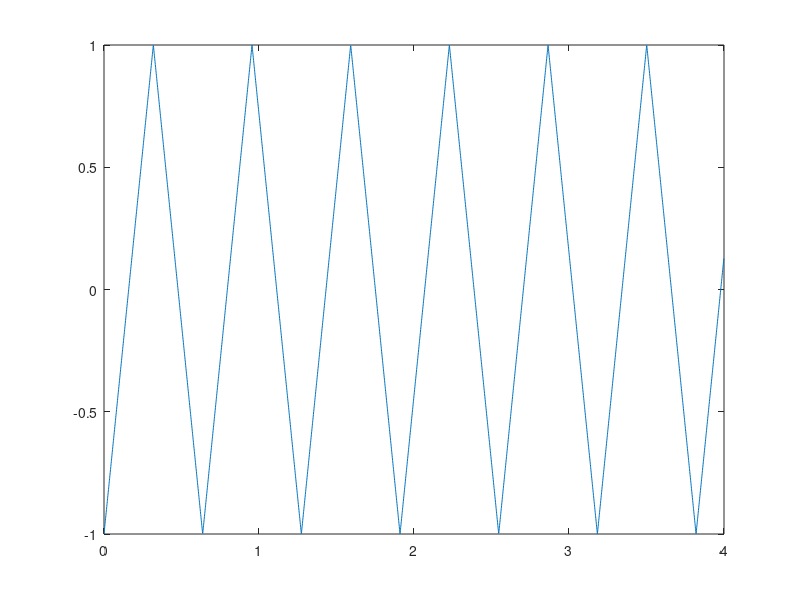

Here is the MATLAB script that generated this plot: (Note: this script raises an error after producing the figure.)
Ta = 0.001;
fo = 1;
Np = 4;
K = 14;
N = round(Np/(fo*Ta));
t = [0 : (N-1)]'*Ta;
y = sawtooth(2*pi*fo*t*pi/2,1/2);
plot(t,y)
[ak,bk] = CalcFourierSeries(Ta,1/fo,y,K);
figure(62);
plot(0:K,ak,'*',0:K,bk,'*');
xlabel('k')
ylabel('amplitude')
